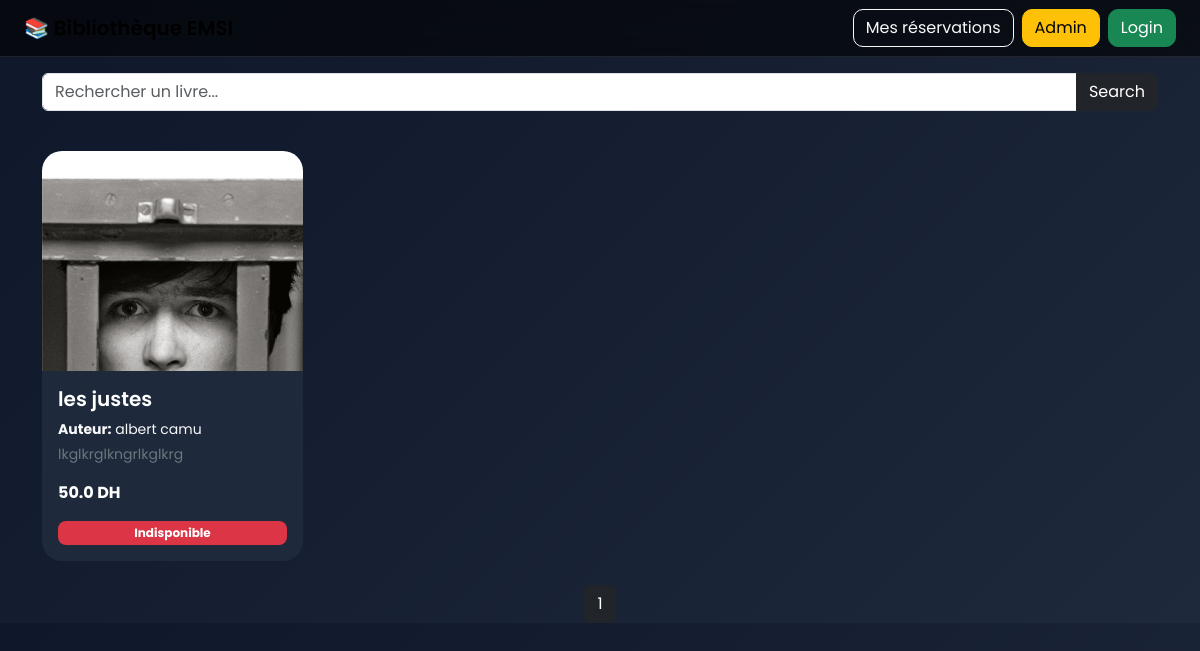
Before: / with the older database file.
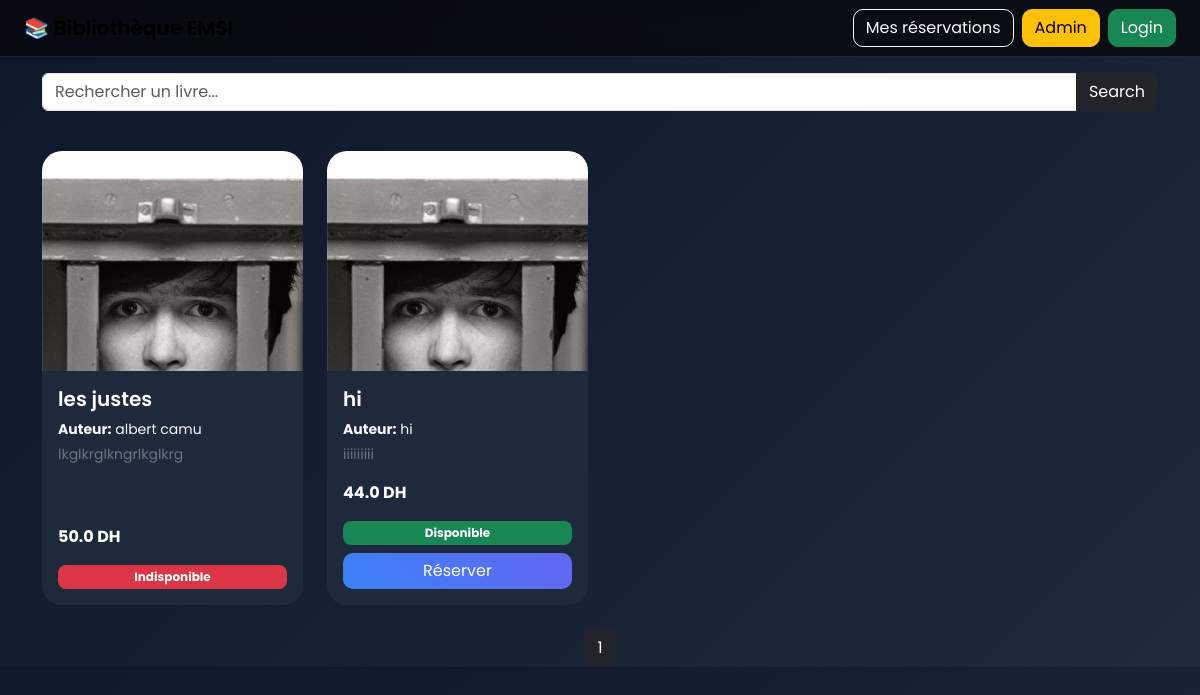
After: the same page with the newer database file.
### gestion/models.py (models this page shows, shortened)
class Livre(models.Model):
    titre = models.CharField(max_length=200)
    auteur = models.CharField(max_length=100)
    categorie = models.CharField(max_length=100)
    prix = models.FloatField()
    resume = models.TextField()
    image = models.ImageField(upload_to='livres/', null=True, blank=True)
    disponible = models.BooleanField(default=True)

### gestion/views.py (the view)
# urls.py: path('', views.shop, name='shop'),
def shop(request):
    query = request.GET.get('q')
    livres_list = Livre.objects.all()
    if query:
        livres_list = livres_list.filter(titre__icontains=query)
    paginator = Paginator(livres_list, 6)
    page = request.GET.get('page')
    livres = paginator.get_page(page)
    return render(request, 'shop.html', {'livres': livres})

### gestion/templates/shop.html (shortened to what this page needs)
<!DOCTYPE html>
<html>
  <head>
    <link
      href="https://cdn.jsdelivr.net/npm/bootstrap@5.3.0/dist/css/bootstrap.min.css"
      rel="stylesheet"
    />
  </head>
  <body>
    <nav class="navbar navbar-expand-lg px-4">
      <span class="navbar-brand">📚 Bibliothèque EMSI</span>
      <div class="ms-auto d-flex align-items-center gap-2">
        <a href="{% url 'mes_reservations' %}" class="btn btn-outline-light">
          Mes réservations
        </a>
        <a href="/admin" class="btn btn-warning">Admin</a>
        {% if user.is_authenticated %}
        <span class="text-white ms-3">👋 {{ user.username }}</span>
        <a href="/accounts/logout/" class="btn btn-danger">Logout</a>
        {% else %}
        <a href="/accounts/login/" class="btn btn-success">Login</a>
        {% endif %}
      </div>
    </nav>
    <div class="container mt-3">
    <form method="GET">
        <div class="input-group">
            <input type="text" name="q" class="form-control" placeholder="Rechercher un livre...">
            <button class="btn btn-dark">Search</button>
        </div>
    </form>
</div>
    <div class="container">
      <div class="row g-4">
        {% for livre in livres %}
        <div class="col-md-4 col-lg-3">
          <div class="card h-100">
            {% if livre.image %}
            <img src="{{ livre.image.url }}" height="220" />
            {% else %}
            <img src="https://via.placeholder.com/300x250" height="220" />
            {% endif %}
            <div class="card-body d-flex flex-column">
              <h5 class="card-title">{{ livre.titre }}</h5>
              <p class="text-light small mb-1">
                <strong>Auteur:</strong> {{ livre.auteur }}
              </p>
              <p class="text-secondary small">
                {{ livre.resume|truncatewords:12 }}
              </p>
              <p class="mt-auto fw-bold">{{ livre.prix }} DH</p>
              {% if livre.disponible %}
              <span class="badge bg-success mb-2">Disponible</span>
              <a
                href="{% url 'reserver_livre' livre.id %}"
                class="btn btn-primary w-100"
              >
                Réserver
              </a>
              {% else %}
              <span class="badge bg-danger">Indisponible</span>
              {% endif %}
            </div>
          </div>
        </div>
        {% endfor %}
      </div>
    </div>
    <div class="d-flex justify-content-center mt-4">
    <span class="btn btn-dark">{{ livres.number }}</span>
</div>
  </body>
</html>

### gestion/templates/shop.html (style rules this page uses)
body { font-family: "Poppins", sans-serif; background: linear-gradient(135deg, #0f172a, #1e293b); color: white; }
.navbar { backdrop-filter: blur(10px); background: rgba(0, 0, 0, 0.6) !important; border-bottom: 1px solid rgba(255, 255, 255, 0.1); }
.navbar-brand { font-weight: 600; font-size: 20px; }
.card { border: none; border-radius: 20px; overflow: hidden; background: #1e293b; color: white; transition: 0.3s; }
.card img { object-fit: cover; }
.btn-primary { background: linear-gradient(45deg, #3b82f6, #6366f1); border: none; border-radius: 10px; }
.btn-outline-light { border-radius: 10px; }
.btn-warning { border-radius: 10px; }
.btn-success { border-radius: 10px; }
.badge { font-size: 12px; padding: 6px 10px; border-radius: 8px; }
.card-title { font-weight: 600; }
.container { margin-top: 40px; }

Changed rows visible on the page:
added Livre: image (picture), titre "hi", auteur "hi", resume "iiiiiiiii", prix "44.0", disponible "Disponible"
